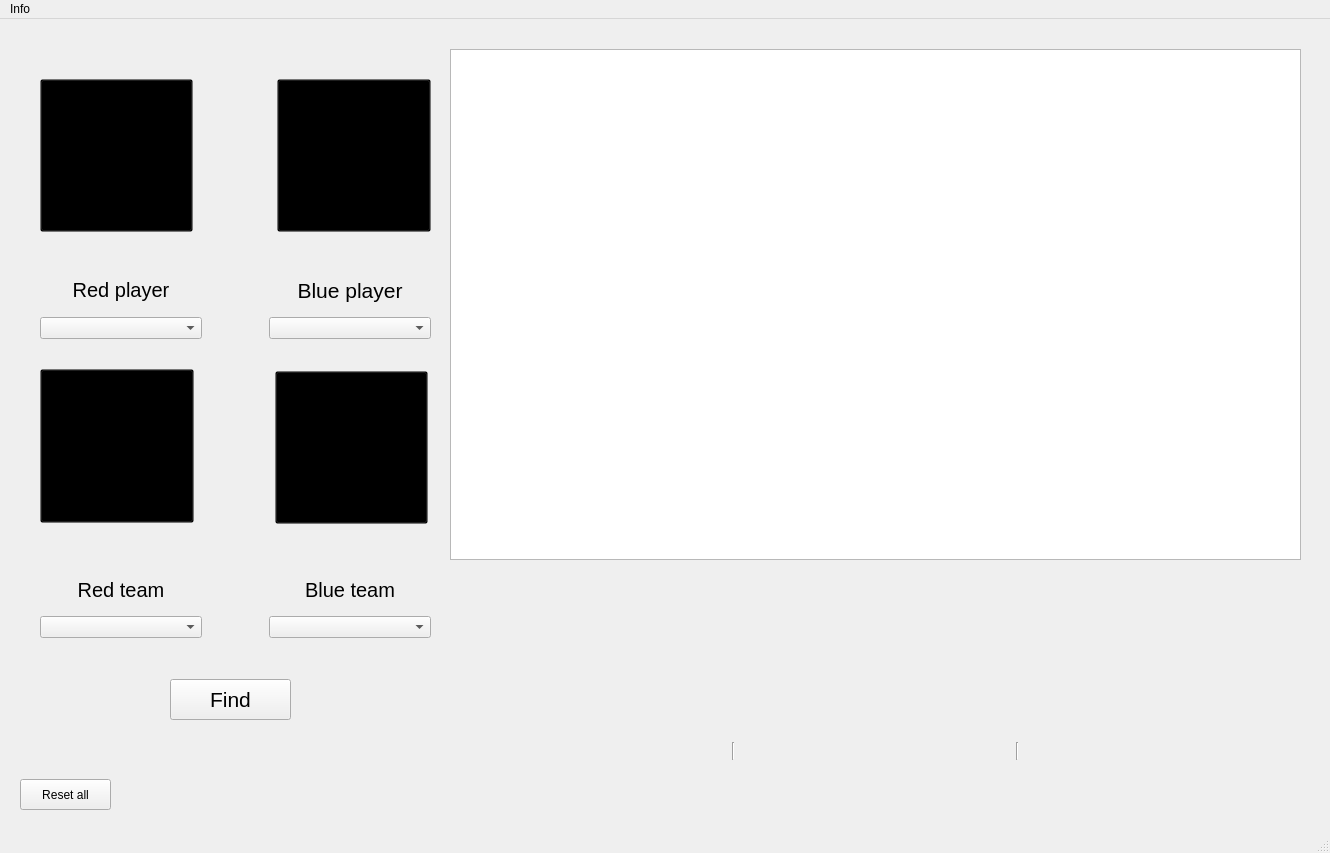
<?xml version="1.0" encoding="UTF-8"?>
<ui version="4.0">
 <class>MainWindow</class>
 <widget class="QMainWindow" name="MainWindow">
  <property name="geometry">
   <rect>
    <x>0</x>
    <y>0</y>
    <width>1330</width>
    <height>853</height>
   </rect>
  </property>
  <property name="minimumSize">
   <size>
    <width>1330</width>
    <height>787</height>
   </size>
  </property>
  <property name="maximumSize">
   <size>
    <width>1330</width>
    <height>950</height>
   </size>
  </property>
  <property name="windowTitle">
   <string>MainWindow</string>
  </property>
  <widget class="QWidget" name="centralwidget">
   <widget class="QPushButton" name="findButton">
    <property name="geometry">
     <rect>
      <x>170</x>
      <y>660</y>
      <width>121</width>
      <height>41</height>
     </rect>
    </property>
    <property name="font">
     <font>
      <pointsize>16</pointsize>
     </font>
    </property>
    <property name="text">
     <string>Find</string>
    </property>
   </widget>
   <widget class="QWidget" name="horizontalLayoutWidget_3">
    <property name="geometry">
     <rect>
      <x>40</x>
      <y>60</y>
      <width>391</width>
      <height>260</height>
     </rect>
    </property>
    <layout class="QHBoxLayout" name="horizontalLayout_3">
     <item>
      <layout class="QVBoxLayout" name="verticalLayout_3">
       <property name="bottomMargin">
        <number>0</number>
       </property>
       <item>
        <layout class="QHBoxLayout" name="horizontalLayout">
         <item>
          <widget class="QLabel" name="Player1Pic">
           <property name="minimumSize">
            <size>
             <width>150</width>
             <height>150</height>
            </size>
           </property>
           <property name="maximumSize">
            <size>
             <width>150</width>
             <height>150</height>
            </size>
           </property>
           <property name="cursor">
            <cursorShape>PointingHandCursor</cursorShape>
           </property>
           <property name="text">
            <string/>
           </property>
          </widget>
         </item>
        </layout>
       </item>
       <item>
        <layout class="QVBoxLayout" name="verticalLayout">
         <property name="topMargin">
          <number>34</number>
         </property>
         <item>
          <widget class="QLabel" name="Player1Label">
           <property name="font">
            <font>
             <pointsize>15</pointsize>
            </font>
           </property>
           <property name="text">
            <string>Red player</string>
           </property>
           <property name="alignment">
            <set>Qt::AlignCenter</set>
           </property>
          </widget>
         </item>
         <item>
          <widget class="QComboBox" name="Player1Pick">
           <property name="editable">
            <bool>false</bool>
           </property>
           <property name="currentText">
            <string/>
           </property>
          </widget>
         </item>
        </layout>
       </item>
      </layout>
     </item>
     <item>
      <spacer name="horizontalSpacer">
       <property name="orientation">
        <enum>Qt::Horizontal</enum>
       </property>
       <property name="sizeType">
        <enum>QSizePolicy::Fixed</enum>
       </property>
       <property name="sizeHint" stdset="0">
        <size>
         <width>61</width>
         <height>20</height>
        </size>
       </property>
      </spacer>
     </item>
     <item>
      <layout class="QVBoxLayout" name="verticalLayout_2">
       <property name="bottomMargin">
        <number>0</number>
       </property>
       <item>
        <layout class="QHBoxLayout" name="horizontalLayout_2">
         <property name="bottomMargin">
          <number>0</number>
         </property>
         <item>
          <widget class="QLabel" name="Player2Pic">
           <property name="minimumSize">
            <size>
             <width>150</width>
             <height>150</height>
            </size>
           </property>
           <property name="maximumSize">
            <size>
             <width>150</width>
             <height>150</height>
            </size>
           </property>
           <property name="cursor">
            <cursorShape>PointingHandCursor</cursorShape>
           </property>
           <property name="text">
            <string/>
           </property>
          </widget>
         </item>
        </layout>
       </item>
       <item>
        <layout class="QVBoxLayout" name="verticalLayout_4">
         <property name="topMargin">
          <number>34</number>
         </property>
         <item>
          <widget class="QLabel" name="Player2Label">
           <property name="font">
            <font>
             <pointsize>16</pointsize>
            </font>
           </property>
           <property name="text">
            <string>Blue player</string>
           </property>
           <property name="alignment">
            <set>Qt::AlignCenter</set>
           </property>
          </widget>
         </item>
         <item>
          <widget class="QComboBox" name="Player2Pick"/>
         </item>
        </layout>
       </item>
      </layout>
     </item>
    </layout>
   </widget>
   <widget class="QWidget" name="horizontalLayoutWidget_4">
    <property name="geometry">
     <rect>
      <x>40</x>
      <y>360</y>
      <width>391</width>
      <height>259</height>
     </rect>
    </property>
    <layout class="QHBoxLayout" name="horizontalLayout_6">
     <property name="rightMargin">
      <number>0</number>
     </property>
     <item>
      <layout class="QVBoxLayout" name="verticalLayout_7">
       <item>
        <layout class="QVBoxLayout" name="verticalLayout_6">
         <item>
          <layout class="QHBoxLayout" name="horizontalLayout_4">
           <item>
            <widget class="QLabel" name="Team1Pic">
             <property name="minimumSize">
              <size>
               <width>150</width>
               <height>150</height>
              </size>
             </property>
             <property name="maximumSize">
              <size>
               <width>150</width>
               <height>150</height>
              </size>
             </property>
             <property name="cursor">
              <cursorShape>PointingHandCursor</cursorShape>
             </property>
             <property name="text">
              <string/>
             </property>
            </widget>
           </item>
          </layout>
         </item>
         <item>
          <layout class="QVBoxLayout" name="verticalLayout_11">
           <property name="topMargin">
            <number>34</number>
           </property>
           <item>
            <widget class="QLabel" name="Team1Label">
             <property name="font">
              <font>
               <pointsize>15</pointsize>
              </font>
             </property>
             <property name="text">
              <string>Red team</string>
             </property>
             <property name="alignment">
              <set>Qt::AlignCenter</set>
             </property>
            </widget>
           </item>
           <item>
            <widget class="QComboBox" name="Team1Pick"/>
           </item>
          </layout>
         </item>
        </layout>
       </item>
      </layout>
     </item>
     <item>
      <spacer name="horizontalSpacer_2">
       <property name="orientation">
        <enum>Qt::Horizontal</enum>
       </property>
       <property name="sizeType">
        <enum>QSizePolicy::Minimum</enum>
       </property>
       <property name="sizeHint" stdset="0">
        <size>
         <width>61</width>
         <height>20</height>
        </size>
       </property>
      </spacer>
     </item>
     <item>
      <layout class="QVBoxLayout" name="verticalLayout_8">
       <item>
        <layout class="QVBoxLayout" name="verticalLayout_5">
         <item>
          <layout class="QHBoxLayout" name="horizontalLayout_5">
           <item>
            <widget class="QLabel" name="Team2Pic">
             <property name="minimumSize">
              <size>
               <width>150</width>
               <height>150</height>
              </size>
             </property>
             <property name="maximumSize">
              <size>
               <width>150</width>
               <height>150</height>
              </size>
             </property>
             <property name="baseSize">
              <size>
               <width>0</width>
               <height>0</height>
              </size>
             </property>
             <property name="cursor">
              <cursorShape>PointingHandCursor</cursorShape>
             </property>
             <property name="text">
              <string/>
             </property>
            </widget>
           </item>
          </layout>
         </item>
        </layout>
       </item>
       <item>
        <layout class="QVBoxLayout" name="verticalLayout_12">
         <property name="topMargin">
          <number>34</number>
         </property>
         <item>
          <widget class="QLabel" name="Team2Label">
           <property name="font">
            <font>
             <pointsize>15</pointsize>
             <kerning>true</kerning>
            </font>
           </property>
           <property name="text">
            <string>Blue team</string>
           </property>
           <property name="alignment">
            <set>Qt::AlignCenter</set>
           </property>
          </widget>
         </item>
         <item>
          <widget class="QComboBox" name="Team2Pick"/>
         </item>
        </layout>
       </item>
      </layout>
     </item>
    </layout>
   </widget>
   <widget class="QTableView" name="matches">
    <property name="geometry">
     <rect>
      <x>450</x>
      <y>30</y>
      <width>851</width>
      <height>511</height>
     </rect>
    </property>
    <property name="font">
     <font>
      <family>Calisto MT</family>
      <pointsize>12</pointsize>
      <weight>75</weight>
      <bold>true</bold>
     </font>
    </property>
    <property name="showGrid">
     <bool>false</bool>
    </property>
    <attribute name="horizontalHeaderDefaultSectionSize">
     <number>120</number>
    </attribute>
   </widget>
   <widget class="QWidget" name="verticalLayoutWidget">
    <property name="geometry">
     <rect>
      <x>450</x>
      <y>550</y>
      <width>851</width>
      <height>191</height>
     </rect>
    </property>
    <layout class="QVBoxLayout" name="verticalLayout_9">
     <property name="spacing">
      <number>0</number>
     </property>
     <property name="bottomMargin">
      <number>0</number>
     </property>
     <item>
      <widget class="QLabel" name="MatchesLabel">
       <property name="font">
        <font>
         <pointsize>16</pointsize>
        </font>
       </property>
       <property name="text">
        <string/>
       </property>
       <property name="alignment">
        <set>Qt::AlignCenter</set>
       </property>
      </widget>
     </item>
     <item>
      <spacer name="verticalSpacer">
       <property name="orientation">
        <enum>Qt::Vertical</enum>
       </property>
       <property name="sizeHint" stdset="0">
        <size>
         <width>20</width>
         <height>40</height>
        </size>
       </property>
      </spacer>
     </item>
     <item>
      <layout class="QHBoxLayout" name="horizontalLayout_7">
       <property name="spacing">
        <number>0</number>
       </property>
       <item>
        <widget class="QLabel" name="P1WLabel">
         <property name="font">
          <font>
           <pointsize>13</pointsize>
          </font>
         </property>
         <property name="text">
          <string/>
         </property>
         <property name="alignment">
          <set>Qt::AlignCenter</set>
         </property>
        </widget>
       </item>
       <item>
        <widget class="QLabel" name="DrawLabel">
         <property name="font">
          <font>
           <pointsize>13</pointsize>
          </font>
         </property>
         <property name="text">
          <string/>
         </property>
         <property name="alignment">
          <set>Qt::AlignCenter</set>
         </property>
        </widget>
       </item>
       <item>
        <widget class="QLabel" name="P2WLabel">
         <property name="font">
          <font>
           <pointsize>13</pointsize>
          </font>
         </property>
         <property name="text">
          <string/>
         </property>
         <property name="alignment">
          <set>Qt::AlignCenter</set>
         </property>
        </widget>
       </item>
      </layout>
     </item>
     <item>
      <layout class="QHBoxLayout" name="horizontalLayout_8">
       <property name="spacing">
        <number>0</number>
       </property>
       <property name="leftMargin">
        <number>0</number>
       </property>
       <property name="rightMargin">
        <number>0</number>
       </property>
       <item>
        <spacer name="horizontalSpacer_5">
         <property name="orientation">
          <enum>Qt::Horizontal</enum>
         </property>
         <property name="sizeType">
          <enum>QSizePolicy::Fixed</enum>
         </property>
         <property name="sizeHint" stdset="0">
          <size>
           <width>90</width>
           <height>20</height>
          </size>
         </property>
        </spacer>
       </item>
       <item>
        <widget class="QLabel" name="P1WPerLabel">
         <property name="minimumSize">
          <size>
           <width>100</width>
           <height>0</height>
          </size>
         </property>
         <property name="font">
          <font>
           <pointsize>18</pointsize>
           <weight>75</weight>
           <bold>true</bold>
          </font>
         </property>
         <property name="text">
          <string/>
         </property>
         <property name="alignment">
          <set>Qt::AlignCenter</set>
         </property>
        </widget>
       </item>
       <item>
        <spacer name="horizontalSpacer_3">
         <property name="orientation">
          <enum>Qt::Horizontal</enum>
         </property>
         <property name="sizeType">
          <enum>QSizePolicy::Fixed</enum>
         </property>
         <property name="sizeHint" stdset="0">
          <size>
           <width>188</width>
           <height>20</height>
          </size>
         </property>
        </spacer>
       </item>
       <item>
        <widget class="QLabel" name="DrawPerLabel">
         <property name="minimumSize">
          <size>
           <width>15</width>
           <height>0</height>
          </size>
         </property>
         <property name="font">
          <font>
           <pointsize>18</pointsize>
           <weight>75</weight>
           <bold>true</bold>
          </font>
         </property>
         <property name="text">
          <string/>
         </property>
        </widget>
       </item>
       <item>
        <spacer name="horizontalSpacer_7">
         <property name="orientation">
          <enum>Qt::Horizontal</enum>
         </property>
         <property name="sizeType">
          <enum>QSizePolicy::Fixed</enum>
         </property>
         <property name="sizeHint" stdset="0">
          <size>
           <width>7</width>
           <height>20</height>
          </size>
         </property>
        </spacer>
       </item>
       <item>
        <layout class="QVBoxLayout" name="verticalLayout_10">
         <property name="spacing">
          <number>1</number>
         </property>
         <property name="leftMargin">
          <number>0</number>
         </property>
         <property name="topMargin">
          <number>6</number>
         </property>
         <property name="rightMargin">
          <number>0</number>
         </property>
         <item>
          <widget class="QLabel" name="Draw0Label">
           <property name="font">
            <font>
             <family>Myanmar Text</family>
             <pointsize>9</pointsize>
            </font>
           </property>
           <property name="text">
            <string/>
           </property>
           <property name="alignment">
            <set>Qt::AlignJustify|Qt::AlignVCenter</set>
           </property>
          </widget>
         </item>
         <item>
          <widget class="QLabel" name="Draw1Label">
           <property name="minimumSize">
            <size>
             <width>53</width>
             <height>0</height>
            </size>
           </property>
           <property name="font">
            <font>
             <family>Myanmar Text</family>
             <pointsize>9</pointsize>
            </font>
           </property>
           <property name="text">
            <string/>
           </property>
           <property name="alignment">
            <set>Qt::AlignJustify|Qt::AlignVCenter</set>
           </property>
          </widget>
         </item>
         <item>
          <widget class="QLabel" name="Draw2Label">
           <property name="font">
            <font>
             <family>Myanmar Text</family>
             <pointsize>9</pointsize>
            </font>
           </property>
           <property name="text">
            <string/>
           </property>
           <property name="alignment">
            <set>Qt::AlignJustify|Qt::AlignVCenter</set>
           </property>
          </widget>
         </item>
        </layout>
       </item>
       <item>
        <spacer name="horizontalSpacer_4">
         <property name="orientation">
          <enum>Qt::Horizontal</enum>
         </property>
         <property name="sizeType">
          <enum>QSizePolicy::Fixed</enum>
         </property>
         <property name="sizeHint" stdset="0">
          <size>
           <width>166</width>
           <height>20</height>
          </size>
         </property>
        </spacer>
       </item>
       <item>
        <widget class="QLabel" name="P2WPerLabel">
         <property name="minimumSize">
          <size>
           <width>100</width>
           <height>0</height>
          </size>
         </property>
         <property name="font">
          <font>
           <pointsize>18</pointsize>
           <weight>75</weight>
           <bold>true</bold>
          </font>
         </property>
         <property name="text">
          <string/>
         </property>
         <property name="alignment">
          <set>Qt::AlignCenter</set>
         </property>
        </widget>
       </item>
       <item>
        <spacer name="horizontalSpacer_6">
         <property name="orientation">
          <enum>Qt::Horizontal</enum>
         </property>
         <property name="sizeHint" stdset="0">
          <size>
           <width>35</width>
           <height>20</height>
          </size>
         </property>
        </spacer>
       </item>
      </layout>
     </item>
     <item>
      <layout class="QGridLayout" name="gridLayout">
       <item row="0" column="0">
        <widget class="QLabel" name="IndTotP1Label">
         <property name="minimumSize">
          <size>
           <width>280</width>
           <height>0</height>
          </size>
         </property>
         <property name="font">
          <font>
           <pointsize>9</pointsize>
          </font>
         </property>
         <property name="text">
          <string/>
         </property>
         <property name="alignment">
          <set>Qt::AlignCenter</set>
         </property>
        </widget>
       </item>
       <item row="0" column="1">
        <widget class="Line" name="lineLeft">
         <property name="orientation">
          <enum>Qt::Vertical</enum>
         </property>
        </widget>
       </item>
       <item row="0" column="2">
        <widget class="QLabel" name="MatchTotLabel">
         <property name="font">
          <font>
           <pointsize>12</pointsize>
          </font>
         </property>
         <property name="text">
          <string/>
         </property>
         <property name="alignment">
          <set>Qt::AlignCenter</set>
         </property>
        </widget>
       </item>
       <item row="0" column="3">
        <widget class="Line" name="lineRight">
         <property name="orientation">
          <enum>Qt::Vertical</enum>
         </property>
        </widget>
       </item>
       <item row="0" column="4">
        <widget class="QLabel" name="IndTotP2Label">
         <property name="minimumSize">
          <size>
           <width>270</width>
           <height>0</height>
          </size>
         </property>
         <property name="font">
          <font>
           <pointsize>9</pointsize>
          </font>
         </property>
         <property name="text">
          <string/>
         </property>
         <property name="alignment">
          <set>Qt::AlignCenter</set>
         </property>
        </widget>
       </item>
      </layout>
     </item>
    </layout>
   </widget>
   <widget class="QPushButton" name="restoreButton1">
    <property name="geometry">
     <rect>
      <x>30</x>
      <y>30</y>
      <width>21</width>
      <height>21</height>
     </rect>
    </property>
    <property name="cursor">
     <cursorShape>PointingHandCursor</cursorShape>
    </property>
    <property name="styleSheet">
     <string notr="true">border: none;</string>
    </property>
    <property name="text">
     <string/>
    </property>
   </widget>
   <widget class="QPushButton" name="restoreButton2">
    <property name="geometry">
     <rect>
      <x>260</x>
      <y>30</y>
      <width>21</width>
      <height>21</height>
     </rect>
    </property>
    <property name="cursor">
     <cursorShape>PointingHandCursor</cursorShape>
    </property>
    <property name="styleSheet">
     <string notr="true">border: none;</string>
    </property>
    <property name="text">
     <string/>
    </property>
   </widget>
   <widget class="QPushButton" name="restoreButton3">
    <property name="geometry">
     <rect>
      <x>30</x>
      <y>330</y>
      <width>21</width>
      <height>21</height>
     </rect>
    </property>
    <property name="cursor">
     <cursorShape>PointingHandCursor</cursorShape>
    </property>
    <property name="styleSheet">
     <string notr="true">border: none;</string>
    </property>
    <property name="text">
     <string/>
    </property>
   </widget>
   <widget class="QPushButton" name="restoreButton4">
    <property name="geometry">
     <rect>
      <x>260</x>
      <y>330</y>
      <width>21</width>
      <height>21</height>
     </rect>
    </property>
    <property name="cursor">
     <cursorShape>PointingHandCursor</cursorShape>
    </property>
    <property name="styleSheet">
     <string notr="true">border: none;</string>
    </property>
    <property name="text">
     <string/>
    </property>
   </widget>
   <widget class="QPushButton" name="restoreAllButton">
    <property name="geometry">
     <rect>
      <x>20</x>
      <y>760</y>
      <width>91</width>
      <height>31</height>
     </rect>
    </property>
    <property name="text">
     <string>Reset all</string>
    </property>
   </widget>
   <widget class="QWidget" name="horizontalLayoutWidget">
    <property name="geometry">
     <rect>
      <x>770</x>
      <y>740</y>
      <width>290</width>
      <height>51</height>
     </rect>
    </property>
    <layout class="QHBoxLayout" name="horizontalLayout_10">
     <item>
      <widget class="QLabel" name="bothToScoreNameLabel">
       <property name="font">
        <font>
         <pointsize>18</pointsize>
         <weight>75</weight>
         <bold>true</bold>
        </font>
       </property>
       <property name="text">
        <string/>
       </property>
      </widget>
     </item>
     <item>
      <widget class="QLabel" name="bothToScoreLabel">
       <property name="font">
        <font>
         <pointsize>20</pointsize>
         <weight>75</weight>
         <bold>true</bold>
        </font>
       </property>
       <property name="text">
        <string/>
       </property>
      </widget>
     </item>
    </layout>
   </widget>
   <widget class="QWidget" name="horizontalLayoutWidget_2">
    <property name="geometry">
     <rect>
      <x>500</x>
      <y>740</y>
      <width>160</width>
      <height>51</height>
     </rect>
    </property>
    <layout class="QHBoxLayout" name="horizontalLayout_11">
     <item>
      <widget class="QLabel" name="twoHalfBiggerNameLabel">
       <property name="font">
        <font>
         <pointsize>16</pointsize>
        </font>
       </property>
       <property name="text">
        <string/>
       </property>
       <property name="alignment">
        <set>Qt::AlignRight|Qt::AlignTrailing|Qt::AlignVCenter</set>
       </property>
      </widget>
     </item>
     <item>
      <widget class="QLabel" name="twoHalfBiggerLabel">
       <property name="font">
        <font>
         <pointsize>14</pointsize>
         <weight>75</weight>
         <bold>true</bold>
        </font>
       </property>
       <property name="text">
        <string/>
       </property>
      </widget>
     </item>
    </layout>
   </widget>
   <widget class="QWidget" name="horizontalLayoutWidget_6">
    <property name="geometry">
     <rect>
      <x>1110</x>
      <y>740</y>
      <width>160</width>
      <height>51</height>
     </rect>
    </property>
    <layout class="QHBoxLayout" name="horizontalLayout_12">
     <item>
      <widget class="QLabel" name="oneHalfSmallerNameLabel">
       <property name="font">
        <font>
         <pointsize>16</pointsize>
        </font>
       </property>
       <property name="text">
        <string/>
       </property>
       <property name="alignment">
        <set>Qt::AlignRight|Qt::AlignTrailing|Qt::AlignVCenter</set>
       </property>
      </widget>
     </item>
     <item>
      <widget class="QLabel" name="oneHalfSmallerLabel">
       <property name="font">
        <font>
         <pointsize>14</pointsize>
         <weight>75</weight>
         <bold>true</bold>
        </font>
       </property>
       <property name="text">
        <string/>
       </property>
      </widget>
     </item>
    </layout>
   </widget>
   <widget class="QPushButton" name="player1PicButton">
    <property name="geometry">
     <rect>
      <x>40</x>
      <y>60</y>
      <width>153</width>
      <height>153</height>
     </rect>
    </property>
    <property name="cursor">
     <cursorShape>PointingHandCursor</cursorShape>
    </property>
    <property name="styleSheet">
     <string notr="true">background:transparent;</string>
    </property>
    <property name="text">
     <string/>
    </property>
   </widget>
   <widget class="QPushButton" name="player2PicButton">
    <property name="geometry">
     <rect>
      <x>277</x>
      <y>60</y>
      <width>154</width>
      <height>153</height>
     </rect>
    </property>
    <property name="cursor">
     <cursorShape>PointingHandCursor</cursorShape>
    </property>
    <property name="styleSheet">
     <string notr="true">background:transparent;</string>
    </property>
    <property name="text">
     <string/>
    </property>
   </widget>
   <widget class="QPushButton" name="team1PicButton">
    <property name="geometry">
     <rect>
      <x>40</x>
      <y>350</y>
      <width>154</width>
      <height>154</height>
     </rect>
    </property>
    <property name="cursor">
     <cursorShape>PointingHandCursor</cursorShape>
    </property>
    <property name="styleSheet">
     <string notr="true">background:transparent;</string>
    </property>
    <property name="text">
     <string/>
    </property>
   </widget>
   <widget class="QPushButton" name="team2PicButton">
    <property name="geometry">
     <rect>
      <x>275</x>
      <y>352</y>
      <width>153</width>
      <height>153</height>
     </rect>
    </property>
    <property name="cursor">
     <cursorShape>PointingHandCursor</cursorShape>
    </property>
    <property name="styleSheet">
     <string notr="true">background:transparent;</string>
    </property>
    <property name="text">
     <string/>
    </property>
   </widget>
   <widget class="QLabel" name="redCirclePlayerLabel">
    <property name="geometry">
     <rect>
      <x>29</x>
      <y>43</y>
      <width>182</width>
      <height>182</height>
     </rect>
    </property>
    <property name="text">
     <string/>
    </property>
   </widget>
   <widget class="QLabel" name="blueCirclePlayerLabel">
    <property name="geometry">
     <rect>
      <x>258</x>
      <y>44</y>
      <width>182</width>
      <height>182</height>
     </rect>
    </property>
    <property name="text">
     <string/>
    </property>
   </widget>
  </widget>
  <widget class="QStatusBar" name="statusbar"/>
  <widget class="QMenuBar" name="menuBar">
   <property name="geometry">
    <rect>
     <x>0</x>
     <y>0</y>
     <width>1330</width>
     <height>26</height>
    </rect>
   </property>
   <widget class="QMenu" name="menuF">
    <property name="title">
     <string>Info</string>
    </property>
    <addaction name="actionInfo"/>
    <addaction name="actionAuthors"/>
    <addaction name="separator"/>
   </widget>
   <addaction name="menuF"/>
  </widget>
  <action name="actionInfo">
   <property name="icon">
    <iconset resource="resources.qrc">
     <normaloff>:/rec/pics/icons/questionMarkIcon.png</normaloff>:/rec/pics/icons/questionMarkIcon.png</iconset>
   </property>
   <property name="text">
    <string>How to use?</string>
   </property>
  </action>
  <action name="actionAuthors">
   <property name="icon">
    <iconset resource="resources.qrc">
     <normaloff>:/rec/pics/icons/authorSignIcon.png</normaloff>:/rec/pics/icons/authorSignIcon.png</iconset>
   </property>
   <property name="text">
    <string>Authors</string>
   </property>
  </action>
 </widget>
 <resources>
  <include location="resources.qrc"/>
 </resources>
 <connections/>
</ui>
